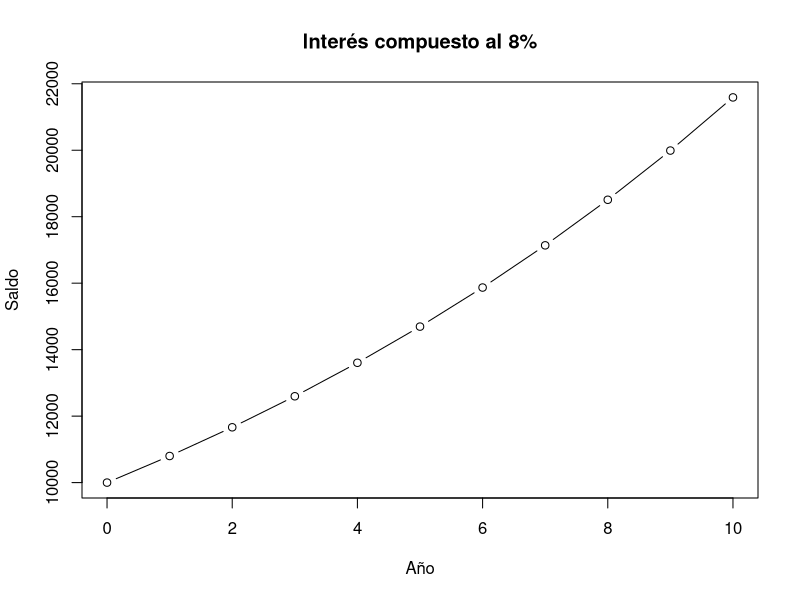

The R script that drew this image:
## ---- chunk 1
capital <- 10000
tasa    <- 0.08
periodos <- 10

vf <- capital * (1 + tasa)^periodos
round(vf, 2)
## ---- chunk 2
tabla <- data.frame(
  anio  = 0:periodos,
  saldo = capital * (1 + tasa)^(0:periodos)
)

tabla$saldo <- round(tabla$saldo, 2)
knitr::kable(tabla)
## ---- chunk 3
#| label: fig-crecimiento
#| fig-cap: "Crecimiento del capital a 10 años"

plot(tabla$anio, tabla$saldo, type = "b",
     xlab = "Año", ylab = "Saldo",
     main = "Interés compuesto al 8%")
